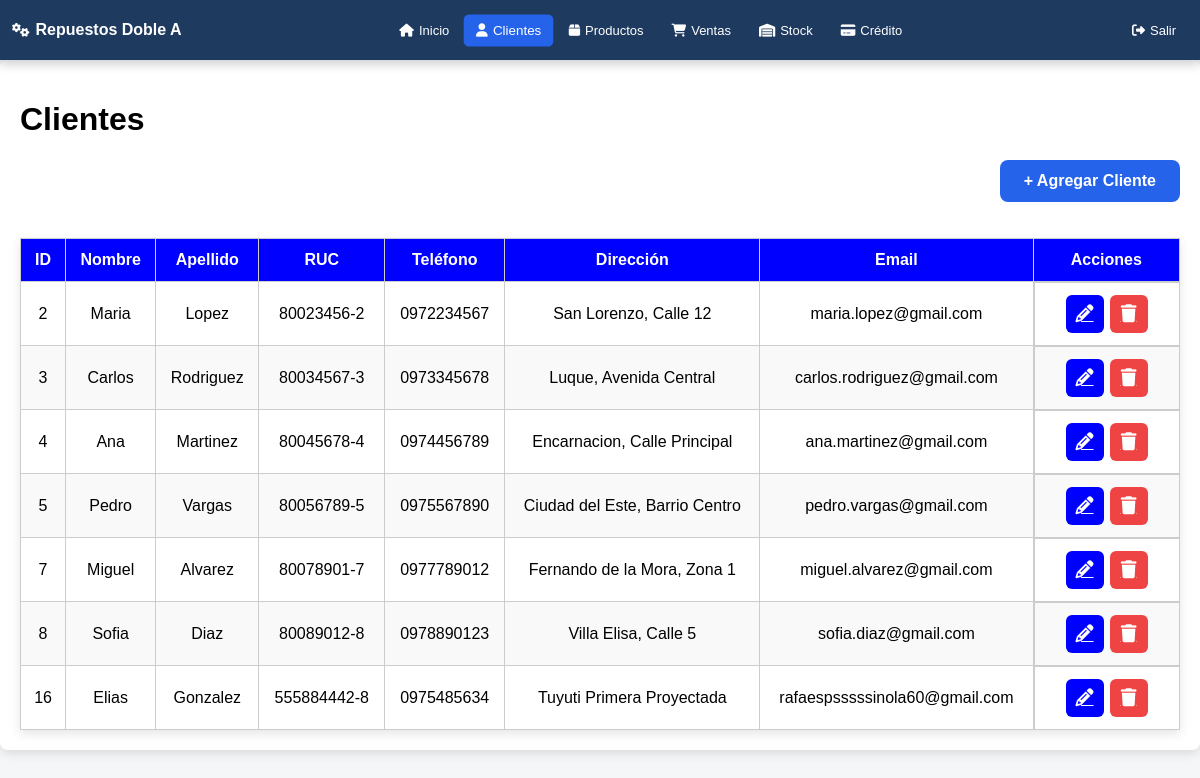
The page /modulos/clientes/clientes.php (signed in) on the database its author committed.
### tables this page shows
CREATE TABLE `clientes` (
  `id` int(11) NOT NULL AUTO_INCREMENT,
  `nombre` varchar(100) NOT NULL,
  `apellido` varchar(100) DEFAULT NULL,
  `ruc` varchar(20) DEFAULT NULL,
  `telefono` varchar(50) DEFAULT NULL,
  `email` varchar(100) DEFAULT NULL,
  `direccion` varchar(255) DEFAULT NULL,
  `created_at` timestamp NOT NULL DEFAULT CURRENT_TIMESTAMP,
  PRIMARY KEY (`id`)
);

### modulos/clientes/clientes.php (the view, shortened to what this page needs)
<?php
$base_path = $_SERVER['DOCUMENT_ROOT'] . '/repuestos/';
include $base_path . 'includes/auth.php';
include $base_path . 'includes/header.php';
?>
<div class="container tabla-responsive">
    <h1>Clientes</h1>
    <div class="form-actions-right">
        <a href="agregar_cliente.php" class="btn-submit">+ Agregar Cliente</a>
    </div>
    <br><br>
    <table class="crud-table">
        <thead>
            <tr>
                <th>ID</th>
                <th>Nombre</th>
                <th>Apellido</th>
                <th>RUC</th>
                <th>Teléfono</th>
                <th>Dirección</th>
                <th>Email</th>
                <th>Acciones</th>
            </tr>
        </thead>
        <tbody>
        <?php
        $stmt = $pdo->query("SELECT * FROM clientes ORDER BY id ASC");
        $clientes = $stmt->fetchAll();
        if($clientes){
            foreach($clientes as $fila){
                echo '<tr>';
                echo '<td>'.htmlspecialchars($fila['id']).'</td>';
                echo '<td>'.htmlspecialchars($fila['nombre']).'</td>';
                echo '<td>'.htmlspecialchars($fila['apellido']).'</td>';
                echo '<td>'.htmlspecialchars($fila['ruc']).'</td>';
                echo '<td>'.htmlspecialchars($fila['telefono']).'</td>';
                echo '<td>'.htmlspecialchars($fila['direccion']).'</td>';
                echo '<td>'.htmlspecialchars($fila['email']).'</td>';
                echo '<td class="acciones">';
                echo '<a href="editar_cliente.php?id='.htmlspecialchars($fila['id']).'" class="btn btn-edit" data-tooltip="Editar">
                        <i class="fas fa-pencil-alt"></i>
                      </a>';
                echo '<a href="eliminar_cliente.php?id='.htmlspecialchars($fila['id']).'" class="btn btn-delete" data-tooltip="Eliminar" onclick="return confirm(\'Seguro que deseas eliminar este cliente?\')">
                        <i class="fas fa-trash"></i>
                      </a>';
                echo '</td>';
                echo '</tr>';
            }
        } else {
            echo '<tr><td colspan="8">No hay clientes registrados.</td></tr>';
        }
        ?>
        </tbody>
    </table>
</div>
<?php include $base_path . 'includes/footer.php'; ?>

### style.css (style rules this page uses)
.container { padding: 20px; margin-top: 60px; max-width: 100%; margin-left: auto; margin-right: auto; background: #fff; border-radius: 8px; box-shadow: 0 4px 10px rgba(0,0,0,0.1); }
table.crud-table { width:100%; border-collapse:collapse; table-layout: auto; }
table.crud-table th, table.crud-table td { border:1px solid #ccc; padding:12px; text-align:center; word-wrap: break-word; overflow: hidden; text-overflow: ellipsis; }
table.crud-table th:last-child, table.crud-table td:last-child { width: 120px; min-width: 120px; max-width: 120px; }
table.crud-table th { background: blue; color: white; }
table.crud-table tr:nth-child(even) { background:#f9f9f9; }
.acciones { display: flex; justify-content: center; gap: 6px; }
.btn { border: none; border-radius: 6px; cursor: pointer; display: flex; align-items: center; justify-content: center; width: 38px; height: 38px; font-size: 18px; position: relative; transition: background 0.3s, transform 0.2s; color: white; }
.btn-edit { background: blue; color: white; }
.btn-delete { background: #ef4444; }
.btn i { color: white; font-size: 18px; }
.btn-submit { width: auto; padding: 12px 24px; background-color: #2563eb; color: white; font-weight: bold; font-size: 16px; border-radius: 8px; border: none; cursor: pointer; transition: background 0.3s, transform 0.2s; text-decoration: none; display: inline-flex; align-items: center; justify-content: center; gap: 8px; height: 42px; min-width: 120px; box-sizing: border-box; }
.form-actions-right { display: flex; justify-content: flex-end; margin-top: 20px; align-items: center; gap: 10px; flex-wrap: wrap; }
table { width: 100%; border-collapse: collapse; background: white; box-shadow: 0 4px 10px rgba(0,0,0,0.1); }
table th, table td { border: 1px solid #ccc; padding: 8px; text-align: center; }
table th { background: #2563eb; color: white; }
.tabla-responsive { overflow-x: auto; }

### rows shown on the page
clientes: id "2", nombre "Maria", apellido "Lopez", ruc "80023456-2", telefono "0972234567", direccion "San Lorenzo, Calle 12", email "maria.lopez@gmail.com"
clientes: id "3", nombre "Carlos", apellido "Rodriguez", ruc "80034567-3", telefono "0973345678", direccion "Luque, Avenida Central", email "carlos.rodriguez@gmail.com"
clientes: id "4", nombre "Ana", apellido "Martinez", ruc "80045678-4", telefono "0974456789", direccion "Encarnacion, Calle Principal", email "ana.martinez@gmail.com"
clientes: id "5", nombre "Pedro", apellido "Vargas", ruc "80056789-5", telefono "0975567890", direccion "Ciudad del Este, Barrio Centro", email "pedro.vargas@gmail.com"
clientes: id "7", nombre "Miguel", apellido "Alvarez", ruc "80078901-7", telefono "0977789012", direccion "Fernando de la Mora, Zona 1", email "miguel.alvarez@gmail.com"
clientes: id "8", nombre "Sofia", apellido "Diaz", ruc "80089012-8", telefono "0978890123", direccion "Villa Elisa, Calle 5", email "sofia.diaz@gmail.com"
clientes: id "16", nombre "Elias", apellido "Gonzalez", ruc "555884442-8", telefono "0975485634", direccion "Tuyuti Primera Proyectada", email "rafaespsssssinola60@gmail.com"
